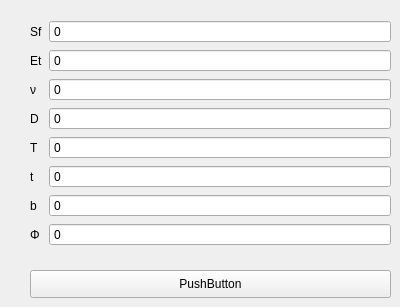
    <widget class="QWidget" name="fprime_2">
     <widget class="QWidget" name="formLayoutWidget_19">
      <property name="geometry">
       <rect>
        <x>30</x>
        <y>20</y>
        <width>361</width>
        <height>260</height>
       </rect>
      </property>
      <layout class="QFormLayout" name="formLayout_19">
       <item row="0" column="0">
        <widget class="QLabel" name="htext_86">
         <property name="text">
          <string>Sf</string>
         </property>
        </widget>
       </item>
       <item row="0" column="1">
        <widget class="QDoubleSpinBox" name="DoubleSpinBox_47">
         <property name="buttonSymbols">
          <enum>QAbstractSpinBox::NoButtons</enum>
         </property>
         <property name="specialValueText">
          <string>0</string>
         </property>
         <property name="decimals">
          <number>3</number>
         </property>
         <property name="minimum">
          <double>-1000000000000.000000000000000</double>
         </property>
         <property name="maximum">
          <double>1000000000000.000000000000000</double>
         </property>
         <property name="value">
          <double>-1000000000000.000000000000000</double>
         </property>
        </widget>
       </item>
       <item row="1" column="0">
        <widget class="QLabel" name="htext_89">
         <property name="text">
          <string>Et</string>
         </property>
        </widget>
       </item>
       <item row="1" column="1">
        <widget class="QDoubleSpinBox" name="DoubleSpinBox_48">
         <property name="buttonSymbols">
          <enum>QAbstractSpinBox::NoButtons</enum>
         </property>
         <property name="specialValueText">
          <string>0</string>
         </property>
         <property name="decimals">
          <number>3</number>
         </property>
         <property name="minimum">
          <double>-1000000000000.000000000000000</double>
         </property>
         <property name="maximum">
          <double>1000000000000.000000000000000</double>
         </property>
         <property name="value">
          <double>-1000000000000.000000000000000</double>
         </property>
        </widget>
       </item>
       <item row="2" column="0">
        <widget class="QLabel" name="htext_90">
         <property name="text">
          <string>ν</string>
         </property>
        </widget>
       </item>
       <item row="2" column="1">
        <widget class="QDoubleSpinBox" name="DoubleSpinBox_49">
         <property name="buttonSymbols">
          <enum>QAbstractSpinBox::NoButtons</enum>
         </property>
         <property name="specialValueText">
          <string>0</string>
         </property>
         <property name="decimals">
          <number>3</number>
         </property>
         <property name="minimum">
          <double>-1000000000000.000000000000000</double>
         </property>
         <property name="maximum">
          <double>1000000000000.000000000000000</double>
         </property>
         <property name="value">
          <double>-1000000000000.000000000000000</double>
         </property>
        </widget>
       </item>
       <item row="3" column="0">
        <widget class="QLabel" name="htext_91">
         <property name="text">
          <string>D</string>
         </property>
        </widget>
       </item>
       <item row="3" column="1">
        <widget class="QDoubleSpinBox" name="DoubleSpinBox_50">
         <property name="buttonSymbols">
          <enum>QAbstractSpinBox::NoButtons</enum>
         </property>
         <property name="specialValueText">
          <string>0</string>
         </property>
         <property name="decimals">
          <number>3</number>
         </property>
         <property name="minimum">
          <double>-1000000000000.000000000000000</double>
         </property>
         <property name="maximum">
          <double>1000000000000.000000000000000</double>
         </property>
         <property name="value">
          <double>-1000000000000.000000000000000</double>
         </property>
        </widget>
       </item>
       <item row="4" column="0">
        <widget class="QLabel" name="htext_92">
         <property name="text">
          <string>T</string>
         </property>
        </widget>
       </item>
       <item row="4" column="1">
        <widget class="QDoubleSpinBox" name="DoubleSpinBox_51">
         <property name="buttonSymbols">
          <enum>QAbstractSpinBox::NoButtons</enum>
         </property>
         <property name="specialValueText">
          <string>0</string>
         </property>
         <property name="decimals">
          <number>3</number>
         </property>
         <property name="minimum">
          <double>-1000000000000.000000000000000</double>
         </property>
         <property name="maximum">
          <double>1000000000000.000000000000000</double>
         </property>
         <property name="value">
          <double>-1000000000000.000000000000000</double>
         </property>
        </widget>
       </item>
       <item row="5" column="0">
        <widget class="QLabel" name="htext_93">
         <property name="text">
          <string>t</string>
         </property>
        </widget>
       </item>
       <item row="5" column="1">
        <widget class="QDoubleSpinBox" name="DoubleSpinBox_52">
         <property name="buttonSymbols">
          <enum>QAbstractSpinBox::NoButtons</enum>
         </property>
         <property name="specialValueText">
          <string>0</string>
         </property>
         <property name="decimals">
          <number>3</number>
         </property>
         <property name="minimum">
          <double>-1000000000000.000000000000000</double>
         </property>
         <property name="maximum">
          <double>1000000000000.000000000000000</double>
         </property>
         <property name="value">
          <double>-1000000000000.000000000000000</double>
         </property>
        </widget>
       </item>
       <item row="6" column="0">
        <widget class="QLabel" name="erLabel_5">
         <property name="text">
          <string>b</string>
         </property>
        </widget>
       </item>
       <item row="6" column="1">
        <widget class="QDoubleSpinBox" name="DoubleSpinBox_53">
         <property name="buttonSymbols">
          <enum>QAbstractSpinBox::NoButtons</enum>
         </property>
         <property name="specialValueText">
          <string>0</string>
         </property>
         <property name="decimals">
          <number>3</number>
         </property>
         <property name="minimum">
          <double>-1000000000000.000000000000000</double>
         </property>
         <property name="maximum">
          <double>1000000000000.000000000000000</double>
         </property>
         <property name="value">
          <double>-1000000000000.000000000000000</double>
         </property>
        </widget>
       </item>
       <item row="7" column="1">
        <widget class="QDoubleSpinBox" name="DoubleSpinBox_54">
         <property name="buttonSymbols">
          <enum>QAbstractSpinBox::NoButtons</enum>
         </property>
         <property name="specialValueText">
          <string>0</string>
         </property>
         <property name="decimals">
          <number>3</number>
         </property>
         <property name="minimum">
          <double>-1000000000000.000000000000000</double>
         </property>
         <property name="maximum">
          <double>1000000000000.000000000000000</double>
         </property>
         <property name="value">
          <double>-1000000000000.000000000000000</double>
         </property>
        </widget>
       </item>
       <item row="7" column="0">
        <widget class="QLabel" name="erLabel_6">
         <property name="text">
          <string>Φ</string>
         </property>
        </widget>
       </item>
      </layout>
     </widget>
     <widget class="QPushButton" name="pushButton_29">
      <property name="geometry">
       <rect>
        <x>30</x>
        <y>270</y>
        <width>361</width>
        <height>28</height>
       </rect>
      </property>
      <property name="text">
       <string>PushButton</string>
      </property>
     </widget>
    </widget>
